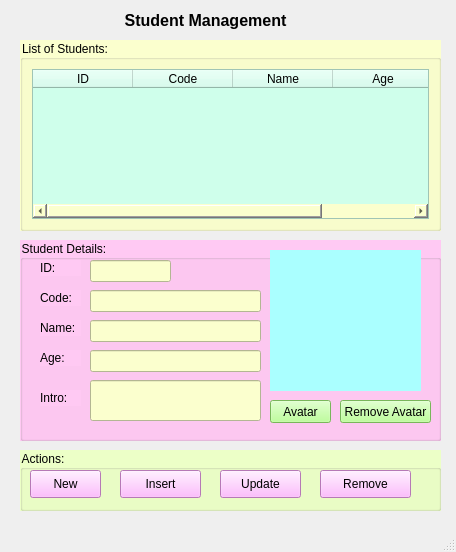
<?xml version="1.0" encoding="UTF-8"?>
<ui version="4.0">
 <class>MainWindow</class>
 <widget class="QMainWindow" name="MainWindow">
  <property name="geometry">
   <rect>
    <x>0</x>
    <y>0</y>
    <width>456</width>
    <height>552</height>
   </rect>
  </property>
  <property name="windowTitle">
   <string>Student Management</string>
  </property>
  <property name="windowIcon">
   <iconset>
    <normaloff>images/ic_logo.jpg</normaloff>images/ic_logo.jpg</iconset>
  </property>
  <widget class="QWidget" name="centralwidget">
   <widget class="QLabel" name="label">
    <property name="geometry">
     <rect>
      <x>20</x>
      <y>0</y>
      <width>371</width>
      <height>41</height>
     </rect>
    </property>
    <property name="font">
     <font>
      <pointsize>12</pointsize>
      <weight>75</weight>
      <bold>true</bold>
     </font>
    </property>
    <property name="text">
     <string>Student Management</string>
    </property>
    <property name="alignment">
     <set>Qt::AlignCenter</set>
    </property>
   </widget>
   <widget class="QGroupBox" name="groupBox">
    <property name="geometry">
     <rect>
      <x>20</x>
      <y>450</y>
      <width>421</width>
      <height>61</height>
     </rect>
    </property>
    <property name="styleSheet">
     <string notr="true">background-color: rgb(236, 255, 199);</string>
    </property>
    <property name="title">
     <string>Actions:</string>
    </property>
    <widget class="QPushButton" name="pushButtonRemove">
     <property name="geometry">
      <rect>
       <x>300</x>
       <y>20</y>
       <width>91</width>
       <height>28</height>
      </rect>
     </property>
     <property name="styleSheet">
      <string notr="true">background-color: rgb(255, 170, 255);</string>
     </property>
     <property name="text">
      <string>Remove</string>
     </property>
     <property name="icon">
      <iconset>
       <normaloff>images/ic_delete.png</normaloff>images/ic_delete.png</iconset>
     </property>
     <property name="iconSize">
      <size>
       <width>24</width>
       <height>24</height>
      </size>
     </property>
    </widget>
    <widget class="QPushButton" name="pushButtonInsert">
     <property name="geometry">
      <rect>
       <x>100</x>
       <y>20</y>
       <width>81</width>
       <height>28</height>
      </rect>
     </property>
     <property name="styleSheet">
      <string notr="true">background-color: rgb(255, 170, 255);</string>
     </property>
     <property name="text">
      <string>Insert</string>
     </property>
     <property name="icon">
      <iconset>
       <normaloff>images/ic_save.png</normaloff>images/ic_save.png</iconset>
     </property>
     <property name="iconSize">
      <size>
       <width>24</width>
       <height>24</height>
      </size>
     </property>
    </widget>
    <widget class="QPushButton" name="pushButtonNew">
     <property name="geometry">
      <rect>
       <x>10</x>
       <y>20</y>
       <width>71</width>
       <height>28</height>
      </rect>
     </property>
     <property name="styleSheet">
      <string notr="true">background-color: rgb(255, 170, 255);</string>
     </property>
     <property name="text">
      <string>New</string>
     </property>
     <property name="icon">
      <iconset>
       <normaloff>images/ic_new.png</normaloff>images/ic_new.png</iconset>
     </property>
     <property name="iconSize">
      <size>
       <width>24</width>
       <height>24</height>
      </size>
     </property>
    </widget>
    <widget class="QPushButton" name="pushButtonUpdate">
     <property name="geometry">
      <rect>
       <x>200</x>
       <y>20</y>
       <width>81</width>
       <height>28</height>
      </rect>
     </property>
     <property name="styleSheet">
      <string notr="true">background-color: rgb(255, 170, 255);</string>
     </property>
     <property name="text">
      <string>Update</string>
     </property>
     <property name="icon">
      <iconset>
       <normaloff>images/ic_update.png</normaloff>images/ic_update.png</iconset>
     </property>
     <property name="iconSize">
      <size>
       <width>24</width>
       <height>24</height>
      </size>
     </property>
    </widget>
   </widget>
   <widget class="QGroupBox" name="groupBox_2">
    <property name="geometry">
     <rect>
      <x>20</x>
      <y>240</y>
      <width>421</width>
      <height>201</height>
     </rect>
    </property>
    <property name="styleSheet">
     <string notr="true">background-color: rgb(255, 201, 243);</string>
    </property>
    <property name="title">
     <string>Student Details:</string>
    </property>
    <widget class="QLabel" name="label_4">
     <property name="geometry">
      <rect>
       <x>20</x>
       <y>110</y>
       <width>41</width>
       <height>16</height>
      </rect>
     </property>
     <property name="text">
      <string>Age:</string>
     </property>
    </widget>
    <widget class="QLabel" name="label_3">
     <property name="geometry">
      <rect>
       <x>20</x>
       <y>80</y>
       <width>41</width>
       <height>16</height>
      </rect>
     </property>
     <property name="text">
      <string>Name:</string>
     </property>
    </widget>
    <widget class="QLineEdit" name="lineEditName">
     <property name="geometry">
      <rect>
       <x>70</x>
       <y>80</y>
       <width>171</width>
       <height>22</height>
      </rect>
     </property>
     <property name="styleSheet">
      <string notr="true">background-color: rgb(251, 255, 206);</string>
     </property>
    </widget>
    <widget class="QLineEdit" name="lineEditAge">
     <property name="geometry">
      <rect>
       <x>70</x>
       <y>110</y>
       <width>171</width>
       <height>22</height>
      </rect>
     </property>
     <property name="styleSheet">
      <string notr="true">background-color: rgb(251, 255, 206);</string>
     </property>
    </widget>
    <widget class="QLabel" name="label_2">
     <property name="geometry">
      <rect>
       <x>20</x>
       <y>50</y>
       <width>41</width>
       <height>16</height>
      </rect>
     </property>
     <property name="text">
      <string>Code:</string>
     </property>
    </widget>
    <widget class="QLineEdit" name="lineEditCode">
     <property name="geometry">
      <rect>
       <x>70</x>
       <y>50</y>
       <width>171</width>
       <height>22</height>
      </rect>
     </property>
     <property name="styleSheet">
      <string notr="true">background-color: rgb(251, 255, 206);</string>
     </property>
    </widget>
    <widget class="QLabel" name="label_5">
     <property name="geometry">
      <rect>
       <x>20</x>
       <y>150</y>
       <width>41</width>
       <height>16</height>
      </rect>
     </property>
     <property name="text">
      <string>Intro:</string>
     </property>
    </widget>
    <widget class="QLineEdit" name="lineEditIntro">
     <property name="geometry">
      <rect>
       <x>70</x>
       <y>140</y>
       <width>171</width>
       <height>41</height>
      </rect>
     </property>
     <property name="styleSheet">
      <string notr="true">background-color: rgb(251, 255, 206);</string>
     </property>
    </widget>
    <widget class="QLabel" name="labelAvatar">
     <property name="geometry">
      <rect>
       <x>250</x>
       <y>10</y>
       <width>151</width>
       <height>141</height>
      </rect>
     </property>
     <property name="styleSheet">
      <string notr="true">background-color: rgb(170, 255, 255);
border-color: rgb(85, 85, 0);</string>
     </property>
     <property name="text">
      <string/>
     </property>
     <property name="pixmap">
      <pixmap>images/ic_no_avatar.png</pixmap>
     </property>
     <property name="scaledContents">
      <bool>true</bool>
     </property>
    </widget>
    <widget class="QPushButton" name="pushButtonAvatar">
     <property name="geometry">
      <rect>
       <x>250</x>
       <y>160</y>
       <width>61</width>
       <height>23</height>
      </rect>
     </property>
     <property name="styleSheet">
      <string notr="true">background-color: rgb(170, 255, 127);</string>
     </property>
     <property name="text">
      <string>Avatar</string>
     </property>
    </widget>
    <widget class="QLabel" name="label_6">
     <property name="geometry">
      <rect>
       <x>20</x>
       <y>20</y>
       <width>41</width>
       <height>16</height>
      </rect>
     </property>
     <property name="text">
      <string>ID:</string>
     </property>
    </widget>
    <widget class="QLineEdit" name="lineEditId">
     <property name="enabled">
      <bool>false</bool>
     </property>
     <property name="geometry">
      <rect>
       <x>70</x>
       <y>20</y>
       <width>81</width>
       <height>22</height>
      </rect>
     </property>
     <property name="styleSheet">
      <string notr="true">background-color: rgb(251, 255, 206);</string>
     </property>
     <property name="readOnly">
      <bool>true</bool>
     </property>
    </widget>
    <widget class="QPushButton" name="pushButtonRemoveAvatar">
     <property name="geometry">
      <rect>
       <x>320</x>
       <y>160</y>
       <width>91</width>
       <height>23</height>
      </rect>
     </property>
     <property name="styleSheet">
      <string notr="true">background-color: rgb(170, 255, 127);</string>
     </property>
     <property name="text">
      <string>Remove Avatar</string>
     </property>
    </widget>
   </widget>
   <widget class="QGroupBox" name="groupBox_3">
    <property name="geometry">
     <rect>
      <x>20</x>
      <y>40</y>
      <width>421</width>
      <height>191</height>
     </rect>
    </property>
    <property name="styleSheet">
     <string notr="true">background-color: rgb(251, 255, 206);</string>
    </property>
    <property name="title">
     <string>List of Students:</string>
    </property>
    <layout class="QVBoxLayout" name="verticalLayout">
     <item>
      <widget class="QTableWidget" name="tableWidgetStudent">
       <property name="styleSheet">
        <string notr="true">background-color: rgb(207, 255, 235);</string>
       </property>
       <column>
        <property name="text">
         <string>ID</string>
        </property>
       </column>
       <column>
        <property name="text">
         <string>Code</string>
        </property>
       </column>
       <column>
        <property name="text">
         <string>Name</string>
        </property>
       </column>
       <column>
        <property name="text">
         <string>Age</string>
        </property>
       </column>
      </widget>
     </item>
    </layout>
   </widget>
  </widget>
  <widget class="QMenuBar" name="menubar">
   <property name="geometry">
    <rect>
     <x>0</x>
     <y>0</y>
     <width>456</width>
     <height>26</height>
    </rect>
   </property>
  </widget>
  <widget class="QStatusBar" name="statusbar"/>
 </widget>
 <tabstops>
  <tabstop>tableWidgetStudent</tabstop>
  <tabstop>lineEditCode</tabstop>
  <tabstop>lineEditName</tabstop>
  <tabstop>lineEditAge</tabstop>
  <tabstop>pushButtonNew</tabstop>
  <tabstop>pushButtonInsert</tabstop>
  <tabstop>pushButtonRemove</tabstop>
 </tabstops>
 <resources/>
 <connections/>
</ui>
